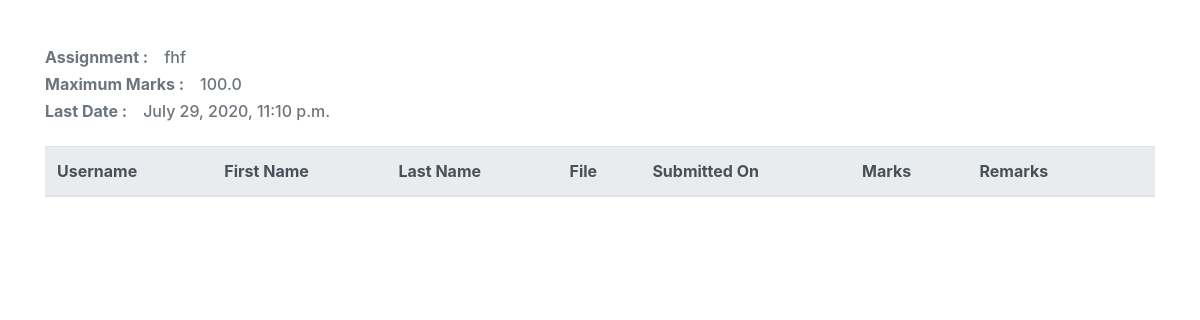
The app's page /grade_assignment/5/ (signed in) with its own data.
### accounts/models.py (models this page shows, shortened)
class Assignment(models.Model):
    class_code = models.ForeignKey(Classes, on_delete=models.CASCADE)
    uploadingdate = models.DateTimeField(auto_now_add=True)
    title = models.CharField(max_length=30)
    desc = models.TextField(blank=True)
    file = models.FileField(null=True)
    last_date=models.DateTimeField()
    max_marks=models.FloatField()

### accounts/views.py (the view)
# urls.py: path('grade_assignment/<int:assignment_id>/',views.gradeAssignment,name="grade_assignment"),
@login_required
def gradeAssignment(request,assignment_id):
    submitted_assignmnets = SubmitAssignment.objects.filter(assignment_id=assignment_id)
    assignment = Assignment.objects.get(pk=assignment_id)
    return render(request,'notes/grade.html',{'submitted_assignments':submitted_assignmnets ,'assign':assignment})

### accounts/templates/notes/grade.html (shortened to what this page needs)
{% extends 'dashboard.html'%}
{% load static %}
{% block link %}
    <link rel="stylesheet" type="text/css" href="{% static 'upload.css' %}">
{% endblock %}
{% block content %}
    <div class="container mt-5" align="center" style="min-width:500px;">
        <p id="title" class="h6 mt-3 text-secondary text-left"><strong>Assignment :</strong>&emsp;{{assign.title}}</p>
        <p id="title" class="h6 text-secondary text-left"><strong>Maximum Marks :</strong>&emsp;{{assign.max_marks}}</p>
        <p id="title" class="h6 mb-4 text-secondary text-left"><strong>Last Date :</strong>&emsp;{{assign.last_date}}</p>
        <table class="table">
            <thead class="thead-light">
                <tr>
                    <th>Username</th><th>First Name</th><th>Last Name</th><th>File</th><th>Submitted On</th><th>Marks</th><th>Remarks</th><th></th>
                </tr>
            </thead>
        </table>
    </div>
{% endblock %}

### records on screen
Assignment: title "fhf", max_marks "100.0", last_date "July 29, 2020, 11:10 p.m."
